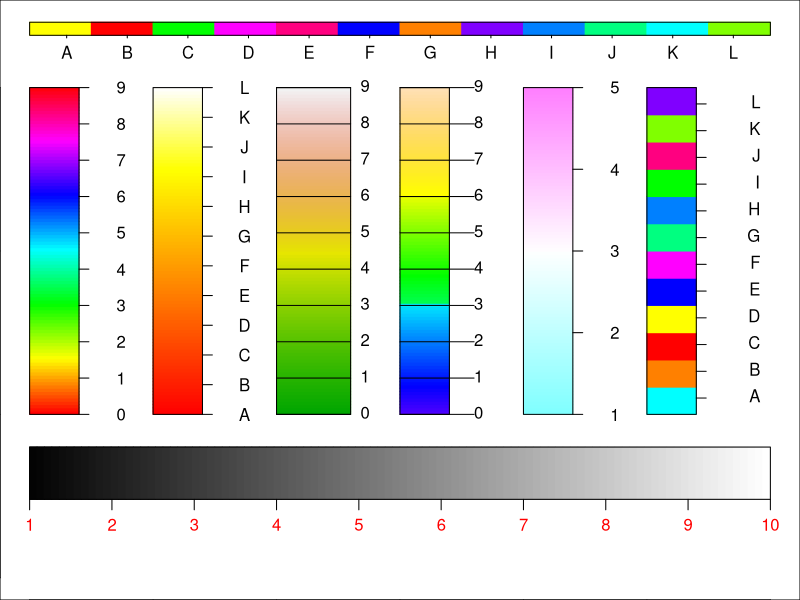

Write the R code that produced this figure.
library(corrplot)


### Name: colorlegend
### Title: Draw color legend.
### Aliases: colorlegend
### Keywords: hplot

### ** Examples

par(mar = rep(0,4))
plot(0,xlim = c(0,6), ylim = c(-0.5,1.2), type = "n")

colorlegend(rainbow(100), 0:9)

colorlegend(heat.colors(100), LETTERS[1:12], xlim = c(1,2))

colorlegend(terrain.colors(100), 0:9, ratio.colbar = 0.6,
            lim.segment = c(0,0.6), xlim = c(2,3), align = "l")

colorlegend(topo.colors(100), 0:9, lim.segment = c(0,0.6),
            xlim = c(3,4), align = "l", offset = 0)

colorlegend(cm.colors(100),1:5, xlim = c(4,5))

colorlegend(sample(rainbow(12)), labels = LETTERS[1:12],
            at = seq(0.05, 0.95, len = 12), xlim = c(5,6), align = "r")

colorlegend(colbar = grey(1:100 / 100), 1:10, col = "red", align = "l",
            xlim = c(0, 6), ylim = c(-0.5,-0.1), vertical = FALSE)

colorlegend(sample(rainbow(12)),
            labels = LETTERS[1:12], at = seq(0.05, 0.95, len = 12),
            xlim = c(0, 6), ylim = c(1.1, 1.2), vertical = FALSE)
